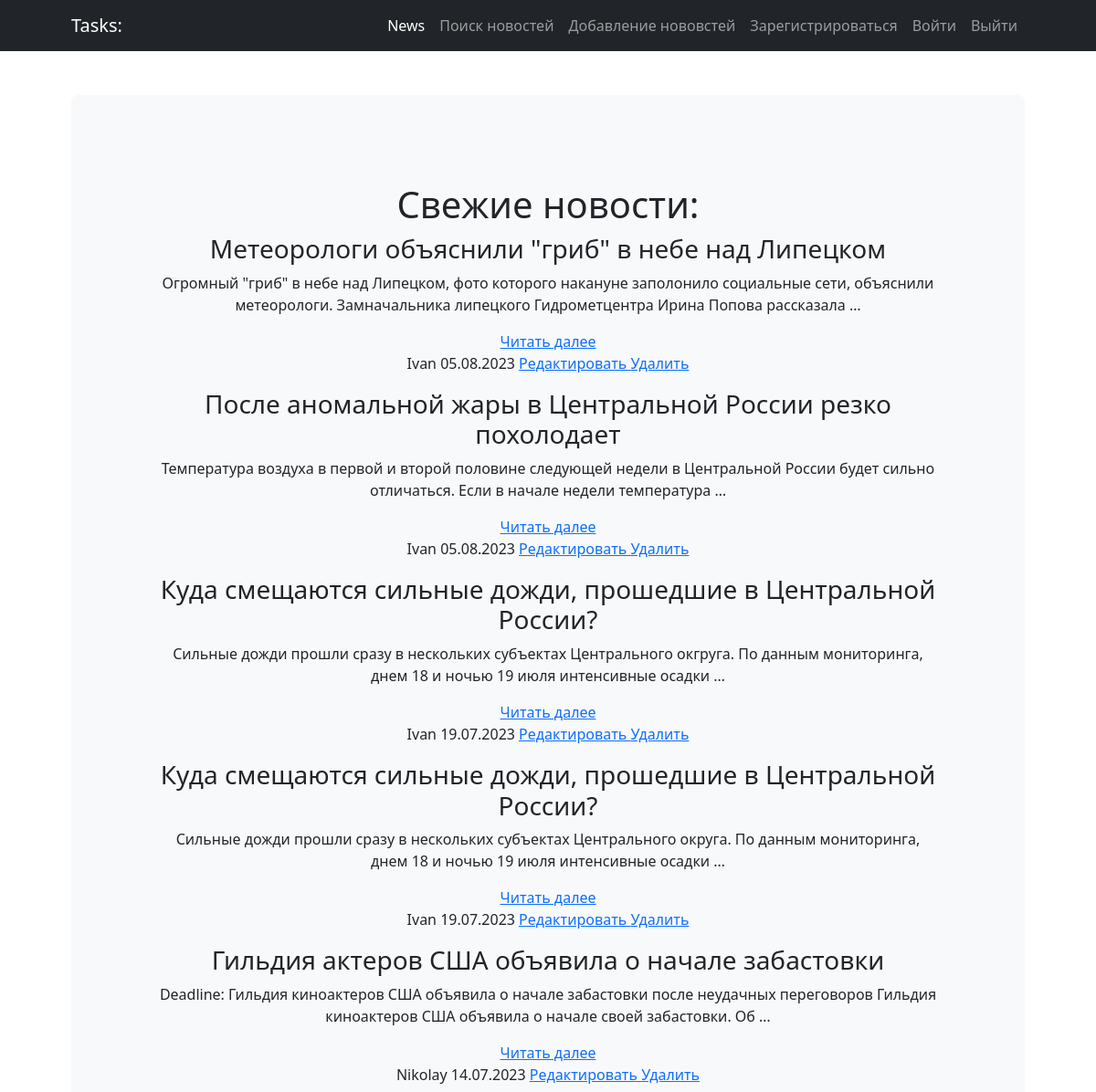
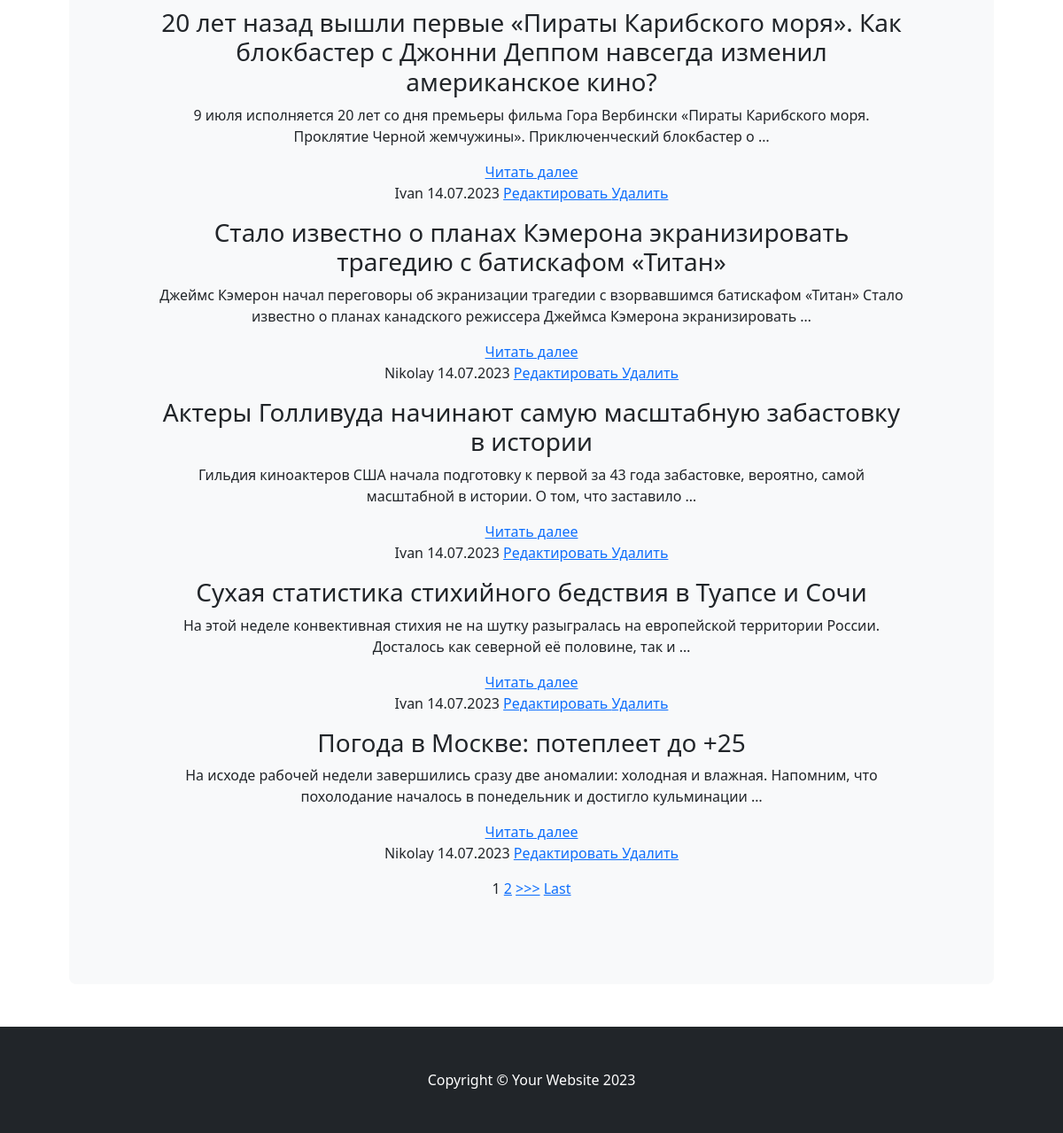
Page /news/ on the committed database (2 pictures, top to bottom).
### news/models.py (models this page shows, shortened)
class Post(models.Model):
    NEWS = 'NW'
    ARTICLE = 'AR'
    TYPE_CHOICES = (
        (NEWS, 'Новость'),
        (ARTICLE, 'Статья')
    )
    type = models.CharField(max_length = 2, choices = TYPE_CHOICES, default = ARTICLE)
    timePost = models.DateTimeField(auto_now_add=True)
    title = models.CharField(max_length = 255)
    textPost = models.TextField()
    ratingPost = models.IntegerField(default=0)
    author = models.ForeignKey(Author, on_delete=models.CASCADE)
    category = models.ManyToManyField(Category, through='PostCategory')

class Author(models.Model):
    ratingAuthor = models.IntegerField(default = 0)
    authorUser = models.OneToOneField(User, on_delete=models.CASCADE)
    def __str__(self):
        return f'{self.authorUser}'

### news/views.py (the view)
# urls.py: path('', News.as_view(), name='post_list'),
class News(ListView):
    model = Post
    template_name = 'news.html'
    context_object_name = 'news'
    queryset = Post.objects.order_by('-timePost')
    paginate_by = 10

### news/templatetags/custom_filters.py (called while the page is built)
@register.filter (name = 'censor')
def censor(value):
    censor_text = value
    for word in bad_word:
        if word in value:
            censor_text = value.replace(word, '***')
        return censor_text

### templates/news.html (shortened to what this page needs)
{% extends 'flatpages/default.html' %}
{% load custom_filters %}
{% block content %}
<h1>Свежие новости:</h1>
{% for post in news %}
    <h3 > {{ post.title|censor }} </h3>
    <p> {{ post.textPost|censor|truncatewords:20}} </p>
    <a href="/news/{{post.id}}">Читать далее</a>
    <p> {{ post.author }} {{ post.timePost|date:'d.m.Y' }} <a href="{% url 'news:post_edit' post.id %}">Редактировать </a><a href="{% url 'news:post_delete' post.id %}"> Удалить</a></p>
{% endfor %}
{% include 'paginator.html' %}
{% endblock content %}

### templates/flatpages/default.html (shortened to what this page needs)
{% load static %}
<!DOCTYPE html>
<html lang="en">
    <head>
        <link href="https://cdn.jsdelivr.net/npm/bootstrap-icons@1.4.1/font/bootstrap-icons.css" rel="stylesheet" />
        <link href="{% static 'css/styles.css' %}" rel="stylesheet" />
    </head>
    <body>
        <nav class="navbar navbar-expand-lg navbar-dark bg-dark">
            <div class="container px-lg-5">
                <a class="navbar-brand">Tasks:</a>
                <div class="collapse navbar-collapse" id="navbarSupportedContent">
                    <ul class="navbar-nav ms-auto mb-2 mb-lg-0">
                        <li class="nav-item"><a class="nav-link active" aria-current="page" href="/news">News</a></li>
                        <li class="nav-item"><a class="nav-link" href="/news/search/">Поиск новостей</a></li>
                        <li class="nav-item"><a class="nav-link" href="/news/add/">Добавление нововстей</a></li>
                        <li class="nav-item"><a class="nav-link" href='/sign/signup/'>Зарегистрироваться</a></li>
                        <li class="nav-item"><a class="nav-link" href='/sign/login/'>Войти</a></li>
                        <li class="nav-item"><a class="nav-link" href='/sign/logout/'>Выйти</a></li>
                    </ul>
                </div>
            </div>
        </nav>
        <header class="py-5">
            <div class="container px-lg-5">
                <div class="p-4 p-lg-5 bg-light rounded-3 text-center">
                    <div class="m-4 m-lg-5">
                        <p class="fs-4">{% block content %} {{ flatpage.content }} {% endblock content %}</p>
                    </div>
                </div>
            </div>
        </header>
        <footer class="py-5 bg-dark">
            <div class="container"><p class="m-0 text-center text-white">Copyright &copy; Your Website 2023</p></div>
        </footer>
    </body>
</html>

### templates/paginator.html (shortened to what this page needs)
{% if is_paginated %}
   {% for num in page_obj.paginator.page_range %}
       {% if page_obj.number == num %}
           <a>{{ num }}</a>
       {% elif num > page_obj.number|add:'-2' and num < page_obj.number|add:'2' %}
           <a href="?page={{ num }}">{{ num }}</a>
       {% endif %}
   {% endfor %}
   {% if page_obj.has_next %}
       <a href="?page={{ page_obj.next_page_number }}">>>></a>
       <a href="?page={{ page_obj.paginator.num_pages }}">Last</a>
   {% endif %}
{% endif %}

### rows in the picture
Post: title|censor "Метеорологи объяснили \"гриб\" в небе над Липецком", textPost|censor "Огромный \"гриб\" в небе над Липецком, фото которого накануне заполонило социальные сети, объяснили метеорологи. Замначальника липецкого Гидрометцентра Ирина Попова рассказала …", author "Ivan", timePost "05.08.2023"
Post: title|censor "После аномальной жары в Центральной России резко похолодает", textPost|censor "Температура воздуха в первой и второй половине следующей недели в Центральной России будет сильно отличаться. Если в начале недели температура …", author "Ivan", timePost "05.08.2023"
Post: title|censor "Куда смещаются сильные дожди, прошедшие в Центральной России?", textPost|censor "Сильные дожди прошли сразу в нескольких субъектах Центрального окгруга. По данным мониторинга, днем 18 и ночью 19 июля интенсивные осадки …", author "Ivan", timePost "19.07.2023"
Post: title|censor "Куда смещаются сильные дожди, прошедшие в Центральной России?", textPost|censor "Сильные дожди прошли сразу в нескольких субъектах Центрального округа. По данным мониторинга, днем 18 и ночью 19 июля интенсивные осадки …", author "Ivan", timePost "19.07.2023"
Post: title|censor "Гильдия актеров США объявила о начале забастовки", textPost|censor "Deadline: Гильдия киноактеров США объявила о начале забастовки после неудачных переговоров Гильдия киноактеров США объявила о начале своей забастовки. Об …", author "Nikolay", timePost "14.07.2023"
Post: title|censor "20 лет назад вышли первые «Пираты Карибского моря». Как блокбастер с Джонни Деппом навсегда изменил американское кино?", textPost|censor "9 июля исполняется 20 лет со дня премьеры фильма Гора Вербински «Пираты Карибского моря. Проклятие Черной жемчужины». Приключенческий блокбастер о …", author "Ivan", timePost "14.07.2023"
Post: title|censor "Стало известно о планах Кэмерона экранизировать трагедию с батискафом «Титан»", textPost|censor "Джеймс Кэмерон начал переговоры об экранизации трагедии с взорвавшимся батискафом «Титан» Стало известно о планах канадского режиссера Джеймса Кэмерона экранизировать …", author "Nikolay", timePost "14.07.2023"
Post: title|censor "Актеры Голливуда начинают самую масштабную забастовку в истории", textPost|censor "Гильдия киноактеров США начала подготовку к первой за 43 года забастовке, вероятно, самой масштабной в истории. О том, что заставило …", author "Ivan", timePost "14.07.2023"
Post: title|censor "Сухая статистика стихийного бедствия в Туапсе и Сочи", textPost|censor "На этой неделе конвективная стихия не на шутку разыгралась на европейской территории России. Досталось как северной её половине, так и …", author "Ivan", timePost "14.07.2023"
Post: title|censor "Погода в Москве: потеплеет до +25", textPost|censor "На исходе рабочей недели завершились сразу две аномалии: холодная и влажная. Напомним, что похолодание началось в понедельник и достигло кульминации …", author "Nikolay", timePost "14.07.2023"

### other values in the picture
{{ num }} "1"
{{ num }} "2"
